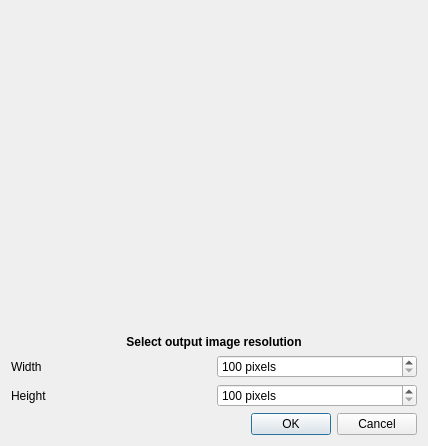
<?xml version="1.0" encoding="UTF-8"?>
<ui version="4.0">
 <class>SaveScreenshotDialog</class>
 <widget class="QDialog" name="SaveScreenshotDialog">
  <property name="geometry">
   <rect>
    <x>0</x>
    <y>0</y>
    <width>428</width>
    <height>446</height>
   </rect>
  </property>
  <property name="minimumSize">
   <size>
    <width>428</width>
    <height>446</height>
   </size>
  </property>
  <property name="maximumSize">
   <size>
    <width>428</width>
    <height>446</height>
   </size>
  </property>
  <property name="windowTitle">
   <string>Select Image Resolution</string>
  </property>
  <property name="windowIcon">
   <iconset resource="resources.qrc">
    <normaloff>:/icons/rsc/screenshot.svg</normaloff>:/icons/rsc/screenshot.svg</iconset>
  </property>
  <layout class="QVBoxLayout" name="verticalLayout" stretch="0,1,0,0,0">
   <item>
    <spacer name="verticalSpacer_2">
     <property name="orientation">
      <enum>Qt::Vertical</enum>
     </property>
     <property name="sizeHint" stdset="0">
      <size>
       <width>20</width>
       <height>40</height>
      </size>
     </property>
    </spacer>
   </item>
   <item>
    <layout class="QHBoxLayout" name="horizontalLayout_3" stretch="0,1,0">
     <item>
      <spacer name="horizontalSpacer">
       <property name="orientation">
        <enum>Qt::Horizontal</enum>
       </property>
       <property name="sizeHint" stdset="0">
        <size>
         <width>40</width>
         <height>20</height>
        </size>
       </property>
      </spacer>
     </item>
     <item>
      <widget class="QLabel" name="m_image_label">
       <property name="maximumSize">
        <size>
         <width>410</width>
         <height>300</height>
        </size>
       </property>
       <property name="text">
        <string/>
       </property>
      </widget>
     </item>
     <item>
      <spacer name="horizontalSpacer_2">
       <property name="orientation">
        <enum>Qt::Horizontal</enum>
       </property>
       <property name="sizeHint" stdset="0">
        <size>
         <width>40</width>
         <height>20</height>
        </size>
       </property>
      </spacer>
     </item>
    </layout>
   </item>
   <item>
    <spacer name="verticalSpacer">
     <property name="orientation">
      <enum>Qt::Vertical</enum>
     </property>
     <property name="sizeHint" stdset="0">
      <size>
       <width>20</width>
       <height>40</height>
      </size>
     </property>
    </spacer>
   </item>
   <item>
    <layout class="QVBoxLayout" name="verticalLayout_2">
     <item>
      <widget class="QLabel" name="title_label">
       <property name="font">
        <font>
         <weight>75</weight>
         <bold>true</bold>
        </font>
       </property>
       <property name="text">
        <string>Select output image resolution</string>
       </property>
       <property name="alignment">
        <set>Qt::AlignCenter</set>
       </property>
      </widget>
     </item>
     <item>
      <layout class="QHBoxLayout" name="horizontalLayout_2">
       <item>
        <widget class="QLabel" name="m_width_label">
         <property name="text">
          <string>Width</string>
         </property>
        </widget>
       </item>
       <item>
        <widget class="QSpinBox" name="m_width_spinBox">
         <property name="suffix">
          <string> pixels</string>
         </property>
         <property name="minimum">
          <number>100</number>
         </property>
         <property name="maximum">
          <number>999999999</number>
         </property>
        </widget>
       </item>
      </layout>
     </item>
     <item>
      <layout class="QHBoxLayout" name="horizontalLayout">
       <item>
        <widget class="QLabel" name="m_height_label">
         <property name="text">
          <string>Height</string>
         </property>
        </widget>
       </item>
       <item>
        <widget class="QSpinBox" name="m_height_spinBox">
         <property name="suffix">
          <string> pixels</string>
         </property>
         <property name="minimum">
          <number>100</number>
         </property>
         <property name="maximum">
          <number>999999999</number>
         </property>
        </widget>
       </item>
      </layout>
     </item>
    </layout>
   </item>
   <item>
    <widget class="QDialogButtonBox" name="m_buttonBox">
     <property name="orientation">
      <enum>Qt::Horizontal</enum>
     </property>
     <property name="standardButtons">
      <set>QDialogButtonBox::Cancel|QDialogButtonBox::Ok</set>
     </property>
    </widget>
   </item>
  </layout>
 </widget>
 <resources>
  <include location="resources.qrc"/>
 </resources>
 <connections>
  <connection>
   <sender>m_buttonBox</sender>
   <signal>accepted()</signal>
   <receiver>SaveScreenshotDialog</receiver>
   <slot>accept()</slot>
   <hints>
    <hint type="sourcelabel">
     <x>248</x>
     <y>254</y>
    </hint>
    <hint type="destinationlabel">
     <x>157</x>
     <y>274</y>
    </hint>
   </hints>
  </connection>
  <connection>
   <sender>m_buttonBox</sender>
   <signal>rejected()</signal>
   <receiver>SaveScreenshotDialog</receiver>
   <slot>reject()</slot>
   <hints>
    <hint type="sourcelabel">
     <x>316</x>
     <y>260</y>
    </hint>
    <hint type="destinationlabel">
     <x>286</x>
     <y>274</y>
    </hint>
   </hints>
  </connection>
 </connections>
</ui>
